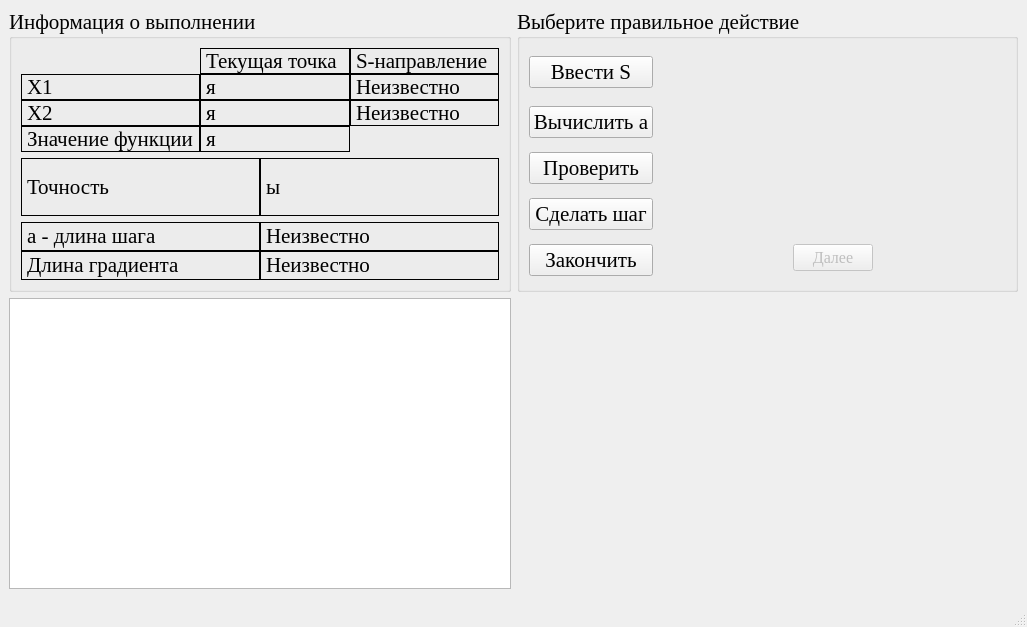
<?xml version="1.0" encoding="UTF-8"?>
<ui version="4.0">
 <class>FasterDescent</class>
 <widget class="QMainWindow" name="FasterDescent">
  <property name="windowModality">
   <enum>Qt::ApplicationModal</enum>
  </property>
  <property name="geometry">
   <rect>
    <x>0</x>
    <y>0</y>
    <width>1027</width>
    <height>627</height>
   </rect>
  </property>
  <property name="font">
   <font>
    <family>Times New Roman</family>
    <pointsize>16</pointsize>
   </font>
  </property>
  <property name="windowTitle">
   <string>Метод наискорейшего спуска</string>
  </property>
  <property name="windowIcon">
   <iconset resource="data.qrc">
    <normaloff>:/icon/icon.bmp</normaloff>:/icon/icon.bmp</iconset>
  </property>
  <widget class="QWidget" name="centralwidget">
   <layout class="QGridLayout" name="gridLayout_14" columnstretch="1,1">
    <item row="0" column="0">
     <widget class="QGroupBox" name="groupBox_2">
      <property name="title">
       <string>Информация о выполнении</string>
      </property>
      <layout class="QGridLayout" name="gridLayout_3">
       <item row="0" column="0">
        <layout class="QVBoxLayout" name="verticalLayout">
         <item>
          <layout class="QGridLayout" name="gridLayout_6">
           <property name="spacing">
            <number>0</number>
           </property>
           <item row="0" column="1">
            <widget class="QLabel" name="label_11">
             <property name="frameShape">
              <enum>QFrame::Box</enum>
             </property>
             <property name="text">
              <string>Текущая точка</string>
             </property>
             <property name="textInteractionFlags">
              <set>Qt::LinksAccessibleByMouse|Qt::TextSelectableByMouse</set>
             </property>
            </widget>
           </item>
           <item row="0" column="2">
            <widget class="QLabel" name="label_12">
             <property name="frameShape">
              <enum>QFrame::Box</enum>
             </property>
             <property name="text">
              <string>S-направление</string>
             </property>
             <property name="textInteractionFlags">
              <set>Qt::LinksAccessibleByMouse|Qt::TextSelectableByMouse</set>
             </property>
            </widget>
           </item>
           <item row="1" column="0">
            <widget class="QLabel" name="label_5">
             <property name="frameShape">
              <enum>QFrame::Box</enum>
             </property>
             <property name="text">
              <string>Х1</string>
             </property>
             <property name="textInteractionFlags">
              <set>Qt::LinksAccessibleByMouse|Qt::TextSelectableByMouse</set>
             </property>
            </widget>
           </item>
           <item row="1" column="1">
            <widget class="QLabel" name="x1_lb">
             <property name="frameShape">
              <enum>QFrame::Box</enum>
             </property>
             <property name="text">
              <string>я</string>
             </property>
             <property name="textInteractionFlags">
              <set>Qt::LinksAccessibleByMouse|Qt::TextSelectableByMouse</set>
             </property>
            </widget>
           </item>
           <item row="1" column="2">
            <widget class="QLabel" name="s_x1_lb">
             <property name="frameShape">
              <enum>QFrame::Box</enum>
             </property>
             <property name="text">
              <string>Неизвестно</string>
             </property>
             <property name="textInteractionFlags">
              <set>Qt::LinksAccessibleByMouse|Qt::TextSelectableByMouse</set>
             </property>
            </widget>
           </item>
           <item row="2" column="0">
            <widget class="QLabel" name="label_6">
             <property name="frameShape">
              <enum>QFrame::Box</enum>
             </property>
             <property name="text">
              <string>Х2</string>
             </property>
             <property name="textInteractionFlags">
              <set>Qt::LinksAccessibleByMouse|Qt::TextSelectableByMouse</set>
             </property>
            </widget>
           </item>
           <item row="2" column="1">
            <widget class="QLabel" name="x2_lb">
             <property name="frameShape">
              <enum>QFrame::Box</enum>
             </property>
             <property name="text">
              <string>я</string>
             </property>
             <property name="textInteractionFlags">
              <set>Qt::LinksAccessibleByMouse|Qt::TextSelectableByMouse</set>
             </property>
            </widget>
           </item>
           <item row="2" column="2">
            <widget class="QLabel" name="s_x2_lb">
             <property name="frameShape">
              <enum>QFrame::Box</enum>
             </property>
             <property name="text">
              <string>Неизвестно</string>
             </property>
             <property name="textInteractionFlags">
              <set>Qt::LinksAccessibleByMouse|Qt::TextSelectableByMouse</set>
             </property>
            </widget>
           </item>
           <item row="3" column="0">
            <widget class="QLabel" name="label_10">
             <property name="frameShape">
              <enum>QFrame::Box</enum>
             </property>
             <property name="text">
              <string>Значение функции</string>
             </property>
             <property name="textInteractionFlags">
              <set>Qt::LinksAccessibleByMouse|Qt::TextSelectableByMouse</set>
             </property>
            </widget>
           </item>
           <item row="3" column="1">
            <widget class="QLabel" name="fsign_lb">
             <property name="frameShape">
              <enum>QFrame::Box</enum>
             </property>
             <property name="text">
              <string>я</string>
             </property>
             <property name="textInteractionFlags">
              <set>Qt::LinksAccessibleByMouse|Qt::TextSelectableByMouse</set>
             </property>
            </widget>
           </item>
          </layout>
         </item>
         <item>
          <layout class="QHBoxLayout" name="horizontalLayout">
           <property name="spacing">
            <number>0</number>
           </property>
           <item>
            <widget class="QLabel" name="label">
             <property name="frameShape">
              <enum>QFrame::Box</enum>
             </property>
             <property name="text">
              <string>Точность</string>
             </property>
             <property name="textInteractionFlags">
              <set>Qt::LinksAccessibleByMouse|Qt::TextSelectableByMouse</set>
             </property>
            </widget>
           </item>
           <item>
            <widget class="QLabel" name="precision_lb">
             <property name="frameShape">
              <enum>QFrame::Box</enum>
             </property>
             <property name="text">
              <string>ы</string>
             </property>
             <property name="textInteractionFlags">
              <set>Qt::LinksAccessibleByMouse|Qt::TextSelectableByMouse</set>
             </property>
            </widget>
           </item>
          </layout>
         </item>
         <item>
          <layout class="QGridLayout" name="gridLayout_2">
           <property name="spacing">
            <number>0</number>
           </property>
           <item row="0" column="0">
            <widget class="QLabel" name="label_3">
             <property name="frameShape">
              <enum>QFrame::Box</enum>
             </property>
             <property name="text">
              <string>а - длина шага</string>
             </property>
             <property name="textInteractionFlags">
              <set>Qt::LinksAccessibleByMouse|Qt::TextSelectableByMouse</set>
             </property>
            </widget>
           </item>
           <item row="0" column="1">
            <widget class="QLabel" name="length_step_a_lb">
             <property name="frameShape">
              <enum>QFrame::Box</enum>
             </property>
             <property name="text">
              <string>Неизвестно</string>
             </property>
             <property name="textInteractionFlags">
              <set>Qt::LinksAccessibleByMouse|Qt::TextSelectableByMouse</set>
             </property>
            </widget>
           </item>
           <item row="1" column="0">
            <widget class="QLabel" name="label_7">
             <property name="frameShape">
              <enum>QFrame::Box</enum>
             </property>
             <property name="text">
              <string>Длина градиента</string>
             </property>
             <property name="textInteractionFlags">
              <set>Qt::LinksAccessibleByMouse|Qt::TextSelectableByMouse</set>
             </property>
            </widget>
           </item>
           <item row="1" column="1">
            <widget class="QLabel" name="length_grad_lb">
             <property name="frameShape">
              <enum>QFrame::Box</enum>
             </property>
             <property name="text">
              <string>Неизвестно</string>
             </property>
             <property name="textInteractionFlags">
              <set>Qt::LinksAccessibleByMouse|Qt::TextSelectableByMouse</set>
             </property>
            </widget>
           </item>
          </layout>
         </item>
        </layout>
       </item>
      </layout>
     </widget>
    </item>
    <item row="0" column="1">
     <widget class="QGroupBox" name="groupBox_3">
      <property name="title">
       <string>Выберите правильное действие</string>
      </property>
      <property name="checkable">
       <bool>false</bool>
      </property>
      <layout class="QGridLayout" name="gridLayout">
       <item row="0" column="0">
        <widget class="QPushButton" name="inserts_bt">
         <property name="toolTip">
          <string>&lt;!DOCTYPE HTML PUBLIC &quot;-//W3C//DTD HTML 4.0//EN&quot; &quot;http://www.w3.org/TR/REC-html40/strict.dtd&quot;&gt;
&lt;html&gt;&lt;head&gt;&lt;meta name=&quot;qrichtext&quot; content=&quot;1&quot; /&gt;&lt;style type=&quot;text/css&quot;&gt;
p, li { white-space: pre-wrap; }
&lt;/style&gt;&lt;/head&gt;&lt;body style=&quot; font-family:'Times New Roman'; font-size:13pt; font-weight:600; font-style:normal;&quot;&gt;
&lt;p style=&quot; margin-top:0px; margin-bottom:0px; margin-left:0px; margin-right:0px; -qt-block-indent:0; text-indent:0px;&quot;&gt;&lt;span style=&quot; font-weight:400;&quot;&gt;Выполнить выбранный в правом списке шаг.&lt;/span&gt;&lt;/p&gt;&lt;/body&gt;&lt;/html&gt;</string>
         </property>
         <property name="text">
          <string>Ввести S</string>
         </property>
        </widget>
       </item>
       <item row="0" column="1" rowspan="5">
        <widget class="QStackedWidget" name="stackedWidget">
         <property name="currentIndex">
          <number>4</number>
         </property>
         <widget class="QWidget" name="ins_s">
          <layout class="QGridLayout" name="gridLayout_4" rowstretch="1,0">
           <item row="0" column="0">
            <widget class="QGroupBox" name="groupBox">
             <property name="font">
              <font>
               <weight>50</weight>
               <bold>false</bold>
              </font>
             </property>
             <property name="title">
              <string>Как считать S</string>
             </property>
             <layout class="QGridLayout" name="gridLayout_5">
              <item row="0" column="0">
               <widget class="QRadioButton" name="grad_fx">
                <property name="font">
                 <font>
                  <pointsize>14</pointsize>
                 </font>
                </property>
                <property name="text">
                 <string>S = grad f(X)</string>
                </property>
               </widget>
              </item>
              <item row="1" column="0">
               <widget class="QRadioButton" name="agrad_fx">
                <property name="font">
                 <font>
                  <pointsize>14</pointsize>
                 </font>
                </property>
                <property name="text">
                 <string>S = - grad f(X)</string>
                </property>
               </widget>
              </item>
              <item row="2" column="0">
               <widget class="QRadioButton" name="one_one">
                <property name="font">
                 <font>
                  <pointsize>14</pointsize>
                 </font>
                </property>
                <property name="text">
                 <string>S = (1; 1)</string>
                </property>
               </widget>
              </item>
              <item row="3" column="0">
               <widget class="QRadioButton" name="aone_one">
                <property name="font">
                 <font>
                  <pointsize>14</pointsize>
                 </font>
                </property>
                <property name="text">
                 <string>S = (-1; 1)</string>
                </property>
               </widget>
              </item>
             </layout>
            </widget>
           </item>
           <item row="1" column="0">
            <layout class="QHBoxLayout" name="horizontalLayout_2">
             <item>
              <spacer name="horizontalSpacer">
               <property name="orientation">
                <enum>Qt::Horizontal</enum>
               </property>
               <property name="sizeHint" stdset="0">
                <size>
                 <width>40</width>
                 <height>20</height>
                </size>
               </property>
              </spacer>
             </item>
             <item>
              <widget class="QPushButton" name="next1_bt">
               <property name="font">
                <font>
                 <pointsize>12</pointsize>
                </font>
               </property>
               <property name="text">
                <string>Далее</string>
               </property>
              </widget>
             </item>
             <item>
              <spacer name="horizontalSpacer_2">
               <property name="orientation">
                <enum>Qt::Horizontal</enum>
               </property>
               <property name="sizeHint" stdset="0">
                <size>
                 <width>40</width>
                 <height>20</height>
                </size>
               </property>
              </spacer>
             </item>
            </layout>
           </item>
          </layout>
         </widget>
         <widget class="QWidget" name="in_grad">
          <layout class="QGridLayout" name="gridLayout_8" rowstretch="1,0">
           <item row="0" column="0">
            <widget class="QGroupBox" name="groupBox_4">
             <property name="title">
              <string>Введите градиент</string>
             </property>
             <layout class="QGridLayout" name="gridLayout_7">
              <item row="0" column="0">
               <layout class="QHBoxLayout" name="horizontalLayout_4" stretch="0,1">
                <item>
                 <widget class="QLabel" name="label_2">
                  <property name="font">
                   <font>
                    <pointsize>14</pointsize>
                   </font>
                  </property>
                  <property name="text">
                   <string>(df/dx1) = </string>
                  </property>
                 </widget>
                </item>
                <item>
                 <widget class="QLineEdit" name="lineEdit">
                  <property name="font">
                   <font>
                    <pointsize>14</pointsize>
                   </font>
                  </property>
                 </widget>
                </item>
               </layout>
              </item>
              <item row="1" column="0">
               <layout class="QHBoxLayout" name="horizontalLayout_5">
                <item>
                 <widget class="QLabel" name="label_4">
                  <property name="font">
                   <font>
                    <pointsize>14</pointsize>
                   </font>
                  </property>
                  <property name="text">
                   <string>(df/dx2) = </string>
                  </property>
                 </widget>
                </item>
                <item>
                 <widget class="QLineEdit" name="lineEdit_2">
                  <property name="font">
                   <font>
                    <pointsize>14</pointsize>
                   </font>
                  </property>
                 </widget>
                </item>
               </layout>
              </item>
             </layout>
            </widget>
           </item>
           <item row="1" column="0">
            <layout class="QHBoxLayout" name="horizontalLayout_3">
             <item>
              <spacer name="horizontalSpacer_3">
               <property name="orientation">
                <enum>Qt::Horizontal</enum>
               </property>
               <property name="sizeHint" stdset="0">
                <size>
                 <width>40</width>
                 <height>20</height>
                </size>
               </property>
              </spacer>
             </item>
             <item>
              <widget class="QPushButton" name="next2_bt">
               <property name="font">
                <font>
                 <pointsize>12</pointsize>
                </font>
               </property>
               <property name="text">
                <string>Далее</string>
               </property>
              </widget>
             </item>
             <item>
              <spacer name="horizontalSpacer_4">
               <property name="orientation">
                <enum>Qt::Horizontal</enum>
               </property>
               <property name="sizeHint" stdset="0">
                <size>
                 <width>40</width>
                 <height>20</height>
                </size>
               </property>
              </spacer>
             </item>
            </layout>
           </item>
          </layout>
         </widget>
         <widget class="QWidget" name="compare">
          <layout class="QGridLayout" name="gridLayout_10" rowstretch="1,0">
           <item row="0" column="0">
            <widget class="QGroupBox" name="groupBox_5">
             <property name="title">
              <string>С чем сравнивать точность</string>
             </property>
             <layout class="QGridLayout" name="gridLayout_9">
              <item row="0" column="0">
               <widget class="QRadioButton" name="radioButton">
                <property name="font">
                 <font>
                  <pointsize>14</pointsize>
                 </font>
                </property>
                <property name="text">
                 <string>|| f(xk) - f(x) ||</string>
                </property>
               </widget>
              </item>
              <item row="1" column="0">
               <widget class="QRadioButton" name="radioButton_2">
                <property name="font">
                 <font>
                  <pointsize>14</pointsize>
                 </font>
                </property>
                <property name="text">
                 <string>|| xk - x ||</string>
                </property>
               </widget>
              </item>
              <item row="2" column="0">
               <widget class="QRadioButton" name="radioButton_3">
                <property name="font">
                 <font>
                  <pointsize>14</pointsize>
                 </font>
                </property>
                <property name="text">
                 <string>|| grad f(x) ||</string>
                </property>
               </widget>
              </item>
             </layout>
            </widget>
           </item>
           <item row="1" column="0">
            <layout class="QHBoxLayout" name="horizontalLayout_6">
             <item>
              <spacer name="horizontalSpacer_5">
               <property name="orientation">
                <enum>Qt::Horizontal</enum>
               </property>
               <property name="sizeHint" stdset="0">
                <size>
                 <width>40</width>
                 <height>20</height>
                </size>
               </property>
              </spacer>
             </item>
             <item>
              <widget class="QPushButton" name="next3_bt">
               <property name="font">
                <font>
                 <pointsize>12</pointsize>
                </font>
               </property>
               <property name="text">
                <string>Далее</string>
               </property>
              </widget>
             </item>
             <item>
              <spacer name="horizontalSpacer_6">
               <property name="orientation">
                <enum>Qt::Horizontal</enum>
               </property>
               <property name="sizeHint" stdset="0">
                <size>
                 <width>40</width>
                 <height>20</height>
                </size>
               </property>
              </spacer>
             </item>
            </layout>
           </item>
          </layout>
         </widget>
         <widget class="QWidget" name="a">
          <layout class="QGridLayout" name="gridLayout_12" rowstretch="1,0">
           <item row="0" column="0">
            <widget class="QGroupBox" name="groupBox_6">
             <property name="title">
              <string>a  =</string>
             </property>
             <layout class="QGridLayout" name="gridLayout_11">
              <item row="0" column="0">
               <widget class="QRadioButton" name="radioButton_4">
                <property name="font">
                 <font>
                  <pointsize>14</pointsize>
                 </font>
                </property>
                <property name="text">
                 <string>2</string>
                </property>
               </widget>
              </item>
              <item row="1" column="0">
               <widget class="QRadioButton" name="radioButton_5">
                <property name="font">
                 <font>
                  <pointsize>14</pointsize>
                 </font>
                </property>
                <property name="text">
                 <string>0.5</string>
                </property>
               </widget>
              </item>
              <item row="2" column="0">
               <widget class="QRadioButton" name="radioButton_6">
                <property name="font">
                 <font>
                  <pointsize>14</pointsize>
                 </font>
                </property>
                <property name="text">
                 <string>max f(x + a*S)</string>
                </property>
               </widget>
              </item>
              <item row="3" column="0">
               <widget class="QRadioButton" name="radioButton_7">
                <property name="font">
                 <font>
                  <pointsize>14</pointsize>
                 </font>
                </property>
                <property name="text">
                 <string>min f(x + a*S)</string>
                </property>
               </widget>
              </item>
             </layout>
            </widget>
           </item>
           <item row="1" column="0">
            <layout class="QHBoxLayout" name="horizontalLayout_7">
             <item>
              <spacer name="horizontalSpacer_7">
               <property name="orientation">
                <enum>Qt::Horizontal</enum>
               </property>
               <property name="sizeHint" stdset="0">
                <size>
                 <width>40</width>
                 <height>20</height>
                </size>
               </property>
              </spacer>
             </item>
             <item>
              <widget class="QPushButton" name="next4_bt">
               <property name="font">
                <font>
                 <pointsize>12</pointsize>
                </font>
               </property>
               <property name="text">
                <string>Далее</string>
               </property>
              </widget>
             </item>
             <item>
              <spacer name="horizontalSpacer_8">
               <property name="orientation">
                <enum>Qt::Horizontal</enum>
               </property>
               <property name="sizeHint" stdset="0">
                <size>
                 <width>40</width>
                 <height>20</height>
                </size>
               </property>
              </spacer>
             </item>
            </layout>
           </item>
          </layout>
         </widget>
         <widget class="QWidget" name="blank">
          <layout class="QGridLayout" name="gridLayout_13">
           <item row="0" column="0">
            <spacer name="verticalSpacer">
             <property name="orientation">
              <enum>Qt::Vertical</enum>
             </property>
             <property name="sizeHint" stdset="0">
              <size>
               <width>20</width>
               <height>158</height>
              </size>
             </property>
            </spacer>
           </item>
           <item row="1" column="0">
            <layout class="QHBoxLayout" name="horizontalLayout_8">
             <item>
              <spacer name="horizontalSpacer_9">
               <property name="orientation">
                <enum>Qt::Horizontal</enum>
               </property>
               <property name="sizeHint" stdset="0">
                <size>
                 <width>40</width>
                 <height>20</height>
                </size>
               </property>
              </spacer>
             </item>
             <item>
              <widget class="QPushButton" name="next4_bt_2">
               <property name="enabled">
                <bool>false</bool>
               </property>
               <property name="font">
                <font>
                 <pointsize>12</pointsize>
                </font>
               </property>
               <property name="text">
                <string>Далее</string>
               </property>
              </widget>
             </item>
             <item>
              <spacer name="horizontalSpacer_10">
               <property name="orientation">
                <enum>Qt::Horizontal</enum>
               </property>
               <property name="sizeHint" stdset="0">
                <size>
                 <width>40</width>
                 <height>20</height>
                </size>
               </property>
              </spacer>
             </item>
            </layout>
           </item>
          </layout>
         </widget>
        </widget>
       </item>
       <item row="1" column="0">
        <widget class="QPushButton" name="calcula_bt">
         <property name="toolTip">
          <string>&lt;!DOCTYPE HTML PUBLIC &quot;-//W3C//DTD HTML 4.0//EN&quot; &quot;http://www.w3.org/TR/REC-html40/strict.dtd&quot;&gt;
&lt;html&gt;&lt;head&gt;&lt;meta name=&quot;qrichtext&quot; content=&quot;1&quot; /&gt;&lt;style type=&quot;text/css&quot;&gt;
p, li { white-space: pre-wrap; }
&lt;/style&gt;&lt;/head&gt;&lt;body style=&quot; font-family:'Times New Roman'; font-size:13pt; font-weight:600; font-style:normal;&quot;&gt;
&lt;p style=&quot; margin-top:0px; margin-bottom:0px; margin-left:0px; margin-right:0px; -qt-block-indent:0; text-indent:0px;&quot;&gt;&lt;span style=&quot; font-weight:400;&quot;&gt;Установить новую точку в качестве текущей.&lt;/span&gt;&lt;/p&gt;&lt;/body&gt;&lt;/html&gt;</string>
         </property>
         <property name="text">
          <string>Вычислить а</string>
         </property>
        </widget>
       </item>
       <item row="2" column="0">
        <widget class="QPushButton" name="check_bt">
         <property name="toolTip">
          <string>&lt;!DOCTYPE HTML PUBLIC &quot;-//W3C//DTD HTML 4.0//EN&quot; &quot;http://www.w3.org/TR/REC-html40/strict.dtd&quot;&gt;
&lt;html&gt;&lt;head&gt;&lt;meta name=&quot;qrichtext&quot; content=&quot;1&quot; /&gt;&lt;style type=&quot;text/css&quot;&gt;
p, li { white-space: pre-wrap; }
&lt;/style&gt;&lt;/head&gt;&lt;body style=&quot; font-family:'Times New Roman'; font-size:13pt; font-weight:600; font-style:normal;&quot;&gt;
&lt;p style=&quot; margin-top:0px; margin-bottom:0px; margin-left:0px; margin-right:0px; -qt-block-indent:0; text-indent:0px;&quot;&gt;&lt;span style=&quot; font-weight:400;&quot;&gt;Отбросить новую точку и перейти к следующему шагу алгоритма.&lt;/span&gt;&lt;/p&gt;&lt;/body&gt;&lt;/html&gt;</string>
         </property>
         <property name="text">
          <string>Проверить</string>
         </property>
        </widget>
       </item>
       <item row="3" column="0">
        <widget class="QPushButton" name="step_bt">
         <property name="toolTip">
          <string>&lt;!DOCTYPE HTML PUBLIC &quot;-//W3C//DTD HTML 4.0//EN&quot; &quot;http://www.w3.org/TR/REC-html40/strict.dtd&quot;&gt;
&lt;html&gt;&lt;head&gt;&lt;meta name=&quot;qrichtext&quot; content=&quot;1&quot; /&gt;&lt;style type=&quot;text/css&quot;&gt;
p, li { white-space: pre-wrap; }
&lt;/style&gt;&lt;/head&gt;&lt;body style=&quot; font-family:'Times New Roman'; font-size:13pt; font-weight:600; font-style:normal;&quot;&gt;
&lt;p style=&quot; margin-top:0px; margin-bottom:0px; margin-left:0px; margin-right:0px; -qt-block-indent:0; text-indent:0px;&quot;&gt;&lt;span style=&quot; font-weight:400;&quot;&gt;Уменьшить шаг&lt;/span&gt;&lt;/p&gt;&lt;/body&gt;&lt;/html&gt;</string>
         </property>
         <property name="text">
          <string>Сделать шаг</string>
         </property>
        </widget>
       </item>
       <item row="4" column="0">
        <widget class="QPushButton" name="end_bt">
         <property name="toolTip">
          <string>&lt;!DOCTYPE HTML PUBLIC &quot;-//W3C//DTD HTML 4.0//EN&quot; &quot;http://www.w3.org/TR/REC-html40/strict.dtd&quot;&gt;
&lt;html&gt;&lt;head&gt;&lt;meta name=&quot;qrichtext&quot; content=&quot;1&quot; /&gt;&lt;style type=&quot;text/css&quot;&gt;
p, li { white-space: pre-wrap; }
&lt;/style&gt;&lt;/head&gt;&lt;body style=&quot; font-family:'Times New Roman'; font-size:13pt; font-weight:600; font-style:normal;&quot;&gt;
&lt;p style=&quot; margin-top:0px; margin-bottom:0px; margin-left:0px; margin-right:0px; -qt-block-indent:0; text-indent:0px;&quot;&gt;&lt;span style=&quot; font-weight:400;&quot;&gt;Закончить алгоритм, приняв текущую точку в качестве минимума.&lt;/span&gt;&lt;/p&gt;&lt;/body&gt;&lt;/html&gt;</string>
         </property>
         <property name="text">
          <string>Закончить</string>
         </property>
        </widget>
       </item>
      </layout>
     </widget>
    </item>
    <item row="1" column="0">
     <widget class="QTextBrowser" name="LogTxtBrsr">
      <property name="font">
       <font>
        <pointsize>14</pointsize>
       </font>
      </property>
     </widget>
    </item>
   </layout>
  </widget>
  <widget class="QMenuBar" name="menubar">
   <property name="geometry">
    <rect>
     <x>0</x>
     <y>0</y>
     <width>1027</width>
     <height>23</height>
    </rect>
   </property>
  </widget>
  <widget class="QStatusBar" name="statusbar"/>
 </widget>
 <resources>
  <include location="data.qrc"/>
 </resources>
 <connections/>
</ui>
